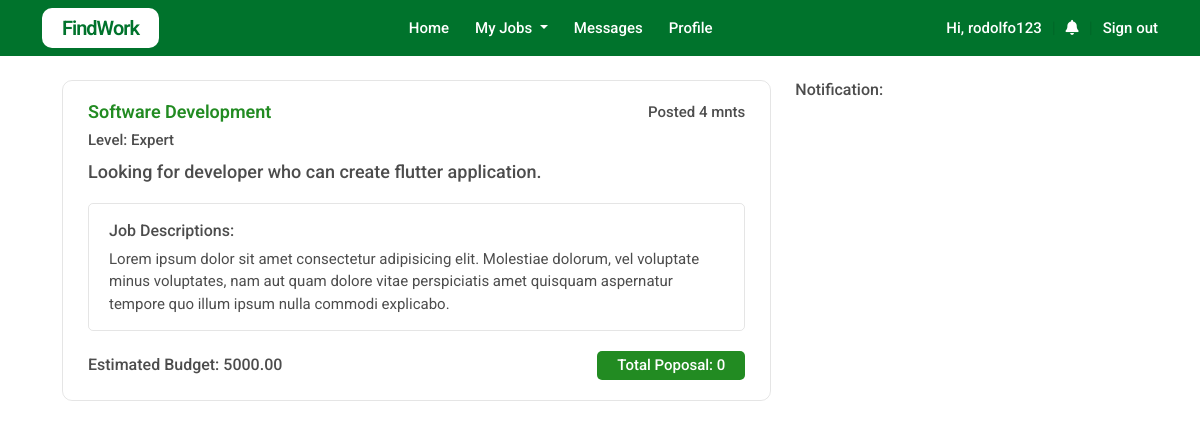
The page /pages/client/client_jobs.php (signed in) on the database its author committed.
### tables this page shows
CREATE TABLE `jobs` (
  `id` varchar(200) NOT NULL,
  `owner_id` varchar(200) NOT NULL,
  `title` varchar(500) NOT NULL,
  `descriptions` varchar(10000) NOT NULL,
  `category_id` int(10) NOT NULL,
  `level` varchar(200) NOT NULL,
  `required_skills` varchar(2000) NOT NULL,
  `budget` float NOT NULL,
  `due_date` datetime NOT NULL,
  `date_created` datetime DEFAULT NULL,
  `status` int(2) NOT NULL
);

CREATE TABLE `categories` (
  `id` int(11) NOT NULL,
  `title` varchar(200) NOT NULL,
  `descriptions` varchar(500) NOT NULL,
  `date_created` timestamp NOT NULL DEFAULT current_timestamp()
);

### classes/db_config.php (called while the page is built, shortened)
<?php
class DB{
    private $host = "localhost";
    private $user = "root";
    private $pass = "";
    private $db = "findwork";
    private $connection;
    function __construct()
    {
        try{
            $this->connection = new PDO(
                "mysql:host=$this->host;dbname=$this->db",
                $this->user,
                $this->pass,
                [PDO::ATTR_ERRMODE => PDO::ERRMODE_EXCEPTION]
            );
            return $this->connection;
        }catch(PDOException $ex){
            echo "Error: " . $ex->getMessage();
        }
    }
    function getConnection(){
        return $this->connection;
    }
}

### classes/job_list_getter.php (called while the page is built, shortened)
<?php
require_once 'db_config.php';
class Job_collection extends DB
{
    public function getAllJobsOFClient($id = NULL)
    {
        $data = [$_SESSION['ownerid']];
        $addition = "";
        $sql = "SELECT
        jobs.id,
        jobs.owner_id,
        jobs.title,
        categories.title as category,
        jobs.descriptions,
        jobs.level,
        jobs.required_skills,
        jobs.budget,
        jobs.due_date,
        jobs.date_created,
        jobs.status,
        CASE
        	WHEN jobs.status = 1 THEN 'On Going for Bid'
            WHEN jobs.status = 2 THEN 'Already started'
        	WHEN jobs.status = 3 THEN 'Successful'
        END
        as status_text
        FROM jobs,categories
        WHERE jobs.category_id = categories.id
        and owner_id = ? $addition
        ORDER BY jobs.date_created DESC";
        $stmt = $this->getConnection()->prepare($sql);
        $stmt->execute($data);
        return $stmt->fetchAll(PDO::FETCH_ASSOC);
    }
}

### classes/predefined_function.php (called while the page is built, shortened)
<?php
function get_time_ago( $time )
{
    $time_difference = time() - $time;
    $condition = array( 12 * 30 * 24 * 60 * 60 =>  'year',
                30 * 24 * 60 * 60       =>  'mnt',
                24 * 60 * 60            =>  'day',
                60 * 60                 =>  'hr',
                60                      =>  'min',
                1                       =>  'sec'
    );
    foreach( $condition as $secs => $str )
    {
        $d = $time_difference / $secs;
        if( $d >= 1 )
        {
            $t = round( $d );
            return $t . ' ' . $str . ( $t > 1 ? 's' : '' ) . '';
        }
    }
}
function decimal($num){
    return number_format($num, 2, '.', '');
}
?>

### classes/proposal.php (called while the page is built, shortened)
<?php
require_once "db_config.php";
class Proposal extends DB
{
    public function jobProposalCount($id)
    {
        $sql = "SELECT count(*) as total FROM `proposal`  WHERE job_id = ? and proposal_status = 1";
        $stmt = $this->getConnection()->prepare($sql);
        $stmt->execute([
            $id,
        ]);
        return $stmt->fetchAll(PDO::FETCH_ASSOC);
    }
    public function jobForPayment($id)
    {
        $sql = 'SELECT * FROM `proposal_payment` where `job_id` = ?';
        $stmt = $this->getConnection()->prepare($sql);
        $stmt->execute([
            $id
        ]);
        return $stmt->fetchAll(PDO::FETCH_ASSOC);
    }
}

### pages/client/client_jobs.php (the view, shortened to what this page needs)
<?php
require_once '../../classes/job_list_getter.php';
require_once '../../classes/predefined_function.php';
require_once '../../classes/proposal.php';
$job_collection = new Job_collection;
$joblist = $job_collection->getAllJobsOFClient();
$proposal = new Proposal;
?>
<!DOCTYPE html>
<html lang="en">
<head>
    <?php require_once '../linklist.php'; ?>
    <link rel="stylesheet" href="../../css/client_jobslist.css">
</head>
<body>
    <?php include 'client_navbar.php' ?>
    <div class="margin-side">
        <div class="container-fluid" style="margin-top: 80px;">
            <div class="row">
                <div class="col-md-8">
                    <div class="row">
                        <div class="col-md-12">
                            <?php if (empty($joblist)) { ?>
                                <h5>You don't job yet.</h5>
                            <?php } else { ?>
                                <?php foreach ($joblist as $job) if($job['status'] != 3){ ?>
                                    <div class="job-content">
                                        <a href="client_jobsview.php?jobid=<?php echo $job['id']; ?>" class="jobs-link">
                                            <div class="job-box">
                                                <div class="header-content">
                                                    <h5 class="job-category"><?php echo $job['category'] ?></h5>
                                                    <p class="date-posted">
                                                        Posted <?php echo get_time_ago(strtotime($job['date_created'])); ?>
                                                    </p>
                                                </div>
                                                <p class="level">Level: <?php echo $job['level'] ?></p>
                                                <h5 class="job-title"><?php echo $job['title'] ?></h5>
                                                <div class="job-detailed-container">
                                                    <p class="label">Job Descriptions:</p>
                                                    <p class="desc">
                                                        <?php echo $job['descriptions'] ?>
                                                    </p>
                                                </div>
                                                <div class="bottom-content">
                                                    <p class="status">
                                                        Estimated Budget: <?php echo decimal($job['budget']) ?>
                                                    </p>
                                                    <p class="proposal">
                                                        <?php if (empty($proposal->jobForPayment($job['id']))) { ?>
                                                            Total Poposal: <?php echo $proposal->jobProposalCount($job['id'])[0]['total'] ?>
                                                    </p><?php } else { ?>
                                                        <i class="fa-regular fa-clock" style="font-size: 15px;color:#fff;margin-right:10px"></i> Waiting for payment
                                                    </p><?php } ?>
                                                </div>
                                            </div>
                                        </a>
                                    </div>
                                <?php } ?>
                            <?php } ?>
                        </div>
                    </div>
                </div>
                <div class="col-md-4">
                    <h6>Notification:</h6>
                </div>
            </div>
        </div>
    </div>
</body>
</html>

### css/body_config.css (style rules this page uses)
body * { margin: 0; padding: 0; box-sizing: border-box; font-family: 'Roboto', sans-serif; color: rgba(0, 0, 0, .7); }
.margin-side { max-width: 1100px; margin: auto; }

### css/client_jobslist.css (style rules this page uses)
.job-content { padding: 20px 25px; border-radius: 10px; border: 1px solid rgba(0, 0, 0, .1); margin-bottom: 20px; }
.job-title { font-size: 18px; font-weight: 500; margin: 5px 0 0; }
.job-category { font-size: 18px; font-weight: 600; color: forestgreen; }
.job-detailed-container { margin: 20px 0; border: 1px solid rgba(0, 0, 0, .1); padding: 15px 20px; border-radius: 5px; }
.header-content { margin-bottom: 5px; display: flex; align-items: center; justify-content: space-between; }
.bottom-content { display: flex; align-items: center; justify-content: space-between; }
.label { margin: 0 0 5px 0; font-weight: 500; font-size: 16px; }
.desc { font-size: 15px; }
.date-posted { font-weight: 500; font-size: 15px; }
.status { font-weight: 500; font-size: 16px; }
.level { font-size: 15px; font-weight: 500; margin-bottom: 10px; }
.jobs-link { text-decoration: none; }
.proposal { background-color: forestgreen; font-size: 15px; color: white; font-weight: 500; padding: 3px 20px; border-radius: 5px; }

### rows shown on the page
jobs: category.title "Software Development", date_created "4 mnts", level "Expert", title "Looking for developer who can create flutter application.", descriptions "Lorem ipsum dolor sit amet consectetur adipisicing elit. Molestiae dolorum, vel voluptate minus voluptates, nam aut quam dolore vitae perspiciatis amet quisquam aspernatur tempore quo illum ipsum nulla commodi explicabo.", budget "5000.00", jobProposalCount "0"

### other values the page prints
$_SESSION['username'] "rodolfo123"
